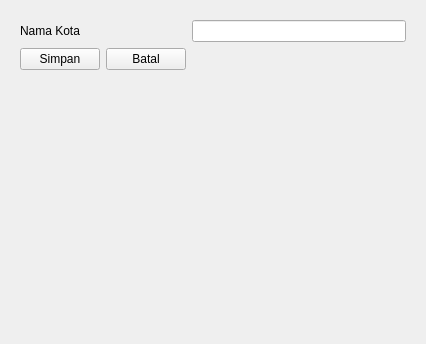
<?xml version="1.0" encoding="UTF-8"?>
<ui version="4.0">
 <class>HalamanProvider</class>
 <widget class="QWidget" name="HalamanProvider">
  <property name="geometry">
   <rect>
    <x>0</x>
    <y>0</y>
    <width>426</width>
    <height>344</height>
   </rect>
  </property>
  <property name="windowTitle">
   <string>Form</string>
  </property>
  <layout class="QGridLayout" name="gridLayout_2">
   <item row="0" column="0">
    <layout class="QGridLayout" name="gridLayout">
     <item row="0" column="0">
      <widget class="QStackedWidget" name="stackedWidget">
       <property name="currentIndex">
        <number>1</number>
       </property>
       <widget class="QWidget" name="page">
        <layout class="QGridLayout" name="gridLayout_4">
         <item row="0" column="0">
          <layout class="QGridLayout" name="gridLayout_3">
           <item row="0" column="0">
            <widget class="FormTableView" name="formTableView"/>
           </item>
          </layout>
         </item>
        </layout>
       </widget>
       <widget class="QWidget" name="page_2">
        <layout class="QGridLayout" name="gridLayout_6">
         <item row="0" column="0">
          <layout class="QGridLayout" name="gridLayout_5">
           <item row="1" column="0">
            <widget class="QPushButton" name="pushButton_simpan">
             <property name="text">
              <string>Simpan</string>
             </property>
            </widget>
           </item>
           <item row="1" column="1">
            <widget class="QPushButton" name="pushButton_batal">
             <property name="text">
              <string>Batal</string>
             </property>
            </widget>
           </item>
           <item row="0" column="0" colspan="2">
            <widget class="QLabel" name="label">
             <property name="text">
              <string>Nama Kota</string>
             </property>
            </widget>
           </item>
           <item row="0" column="2">
            <widget class="QLineEdit" name="lineEdit">
             <property name="clearButtonEnabled">
              <bool>true</bool>
             </property>
            </widget>
           </item>
           <item row="2" column="0">
            <spacer name="verticalSpacer">
             <property name="orientation">
              <enum>Qt::Vertical</enum>
             </property>
             <property name="sizeHint" stdset="0">
              <size>
               <width>20</width>
               <height>40</height>
              </size>
             </property>
            </spacer>
           </item>
          </layout>
         </item>
        </layout>
       </widget>
      </widget>
     </item>
    </layout>
   </item>
  </layout>
 </widget>
 <customwidgets>
  <customwidget>
   <class>FormTableView</class>
   <extends>QWidget</extends>
   <header>formtableview.h</header>
   <container>1</container>
  </customwidget>
 </customwidgets>
 <resources/>
 <connections/>
</ui>
